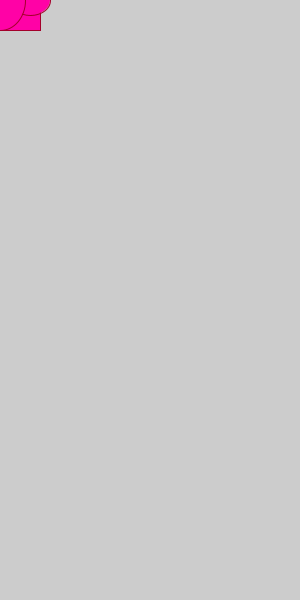
Frame 1 (no input)
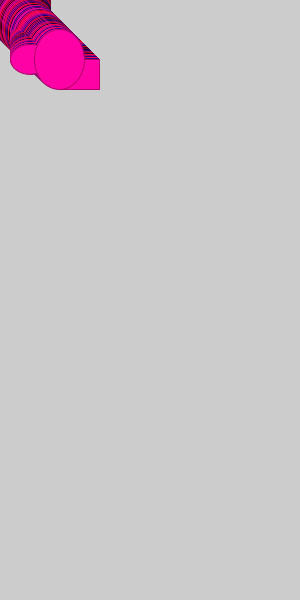
Frame 60 (the mouse pressed at the canvas centre just before this capture)
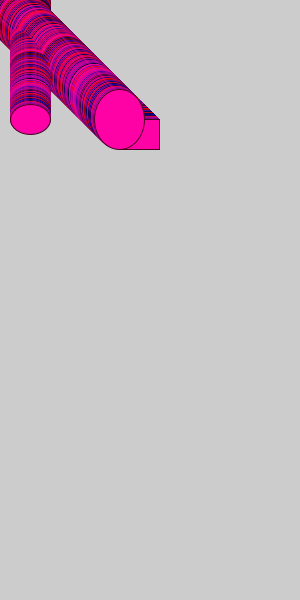
Frame 120 (the mouse held since frame 60 and released just before this capture)

The Processing sketch that drew these frames (run headless with seeded random() and noise(); from frame 60 on, the mouse is pressed at the canvas centre):

// Processing sketch: processing_93714
// ── processing_93714.pde

//Ayla El-Moussa
//Objects homework
//revised version 


Jumping jumping;
 
  void setup () {
    size (300, 600);
    jumping = new Jumping();
    smooth();
  }
 
  void draw() {
    jumping.display();
  }
 
 
class Jumping {
 
 
  int x=0;
  int y=0;
  int a=1;
  int b=1;
Jumping() {}
 
 
  void display() {
    fill(255, 2, 166);
    stroke(random(255), random(0), random(164));
    rect(x, y, 40, 30);
    ellipse(30,y,40,30);
    ellipse(x,y,50,60);
    x=x+1*a;
    y=y+1*b;
 
    if (x<=0)
    {
      a=a*-1;
      fill(255);
    }
    if
      (x+20>=300) {
      a=a*-1;
    }
 
    if (y<=0)
 
    {
      b=b*-1;
    }
    if  (y+10>=height) {
      b=b*-1;
    }
  }
 
}
